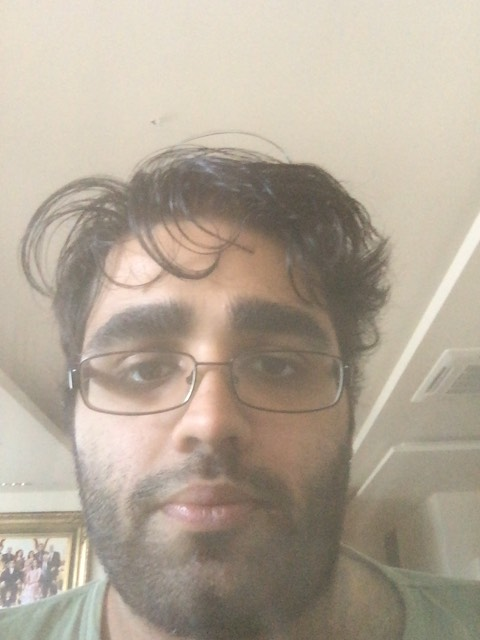
#> input picture Experiments/converted_00002/train/images/00002__00000.jpg, 480 x 640 px, given in place of the camera
$ python track-pupil.py
#> lines starting #> are read from the running program, lines starting #| are printed output that depends on the picture
#> in main, frame is the input picture: shape (640, 480, 3); mean B, G, R 151.4, 167.1, 178.6
import cv2
import numpy as np

face_cascade = cv2.CascadeClassifier(cv2.data.haarcascades + 'haarcascade_frontalface_default.xml')
eye_cascade = cv2.CascadeClassifier(cv2.data.haarcascades + 'haarcascade_eye.xml')
detector_params = cv2.SimpleBlobDetector_Params()
detector_params.filterByArea = True
detector_params.maxArea = 1500
detector = cv2.SimpleBlobDetector_create(detector_params)

def detect_faces(img, cascade):
    gray_frame = cv2.cvtColor(img, cv2.COLOR_BGR2GRAY)
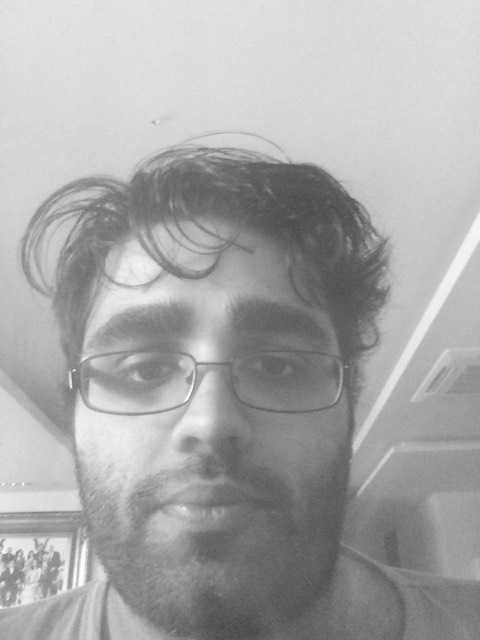
#> gray_frame: shape (640, 480); min 70, max 253, mean 168.7
    coords = cascade.detectMultiScale(gray_frame, 1.3, 5)
#> coords = [[38, 214, 369, 369]]
    if len(coords) > 1:
        biggest = (0, 0, 0, 0)
        for i in coords:
            if i[3] > biggest[3]:
                biggest = i
        biggest = np.array([i], np.int32)
    elif len(coords) == 1:
        biggest = coords
#> biggest = [[38, 214, 369, 369]]
    else:
        return None
    for (x, y, w, h) in biggest:
        frame = img[y:y + h, x:x + w]
#> this loop made 1 pass
#> pass 1, in detect_faces, `frame = img[y:y + h, x:x + w]`:
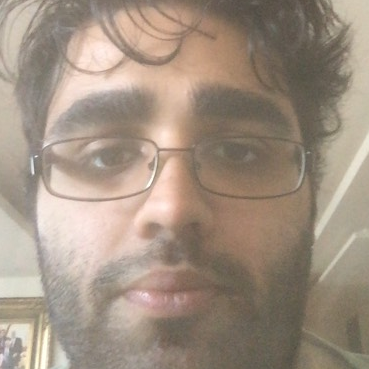
#> frame: shape (369, 369, 3); mean B, G, R 130.1, 145.2, 161.1
    return frame

def detect_eyes(img, cascade):
    gray_frame = cv2.cvtColor(img, cv2.COLOR_BGR2GRAY)
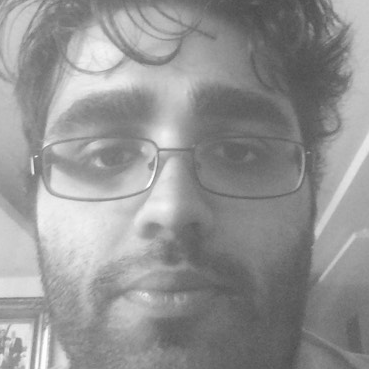
#> gray_frame: shape (369, 369); min 76, max 253, mean 148.3
    eyes = cascade.detectMultiScale(gray_frame, 1.3, 5)  # detect eyes
#> eyes = ()
    width = np.size(img, 1)  # get face frame width
#> width = 369
    height = np.size(img, 0)  # get face frame height
#> height = 369
    left_eye = None
    right_eye = None
    for (x, y, w, h) in eyes:
        if y > height / 2:
            pass
        eyecenter = x + w / 2  # get the eye center
        if eyecenter < width * 0.5:
            left_eye = img[y:y + h, x:x + w]
        else:
            right_eye = img[y:y + h, x:x + w]
#> this loop made 0 passes
    return left_eye, right_eye


def cut_eyebrows(img):
    height, width = img.shape[:2]
    eyebrow_h = int(height / 4)
    img = img[eyebrow_h:height, 0:width]  # cut eyebrows out (15 px)

    return img

def blob_process(img, threshold, detector):
    gray_frame = cv2.cvtColor(img, cv2.COLOR_BGR2GRAY)
    _, img = cv2.threshold(gray_frame, threshold, 255, cv2.THRESH_BINARY)
    img = cv2.erode(img, None, iterations=2)
    img = cv2.dilate(img, None, iterations=4)
    img = cv2.medianBlur(img, 5)
    keypoints = detector.detect(img)
    print(keypoints)
    return keypoints

def nothing(x):
    pass

def main():
    cap = cv2.VideoCapture(0)
    cv2.namedWindow('image')
    cv2.createTrackbar('threshold', 'image', 0, 255, nothing)
    while True:
        _, frame = cap.read()
        face_frame = detect_faces(frame, face_cascade)
        if face_frame is not None:
            eyes = detect_eyes(face_frame, eye_cascade)
            for eye in eyes:
                if eye is not None:
                    threshold = r = cv2.getTrackbarPos('threshold', 'image')
                    eye = cut_eyebrows(eye)
                    keypoints = blob_process(eye, threshold, detector)
                    eye = cv2.drawKeypoints(eye, keypoints, eye, (0, 0, 255), cv2.DRAW_MATCHES_FLAGS_DRAW_RICH_KEYPOINTS)
        cv2.imshow('image', frame)
        if cv2.waitKey(1) & 0xFF == ord('q'):
#> (key q is pressed here)
            break
    cap.release()
    cv2.destroyAllWindows()

if __name__ == "__main__":
    main()
